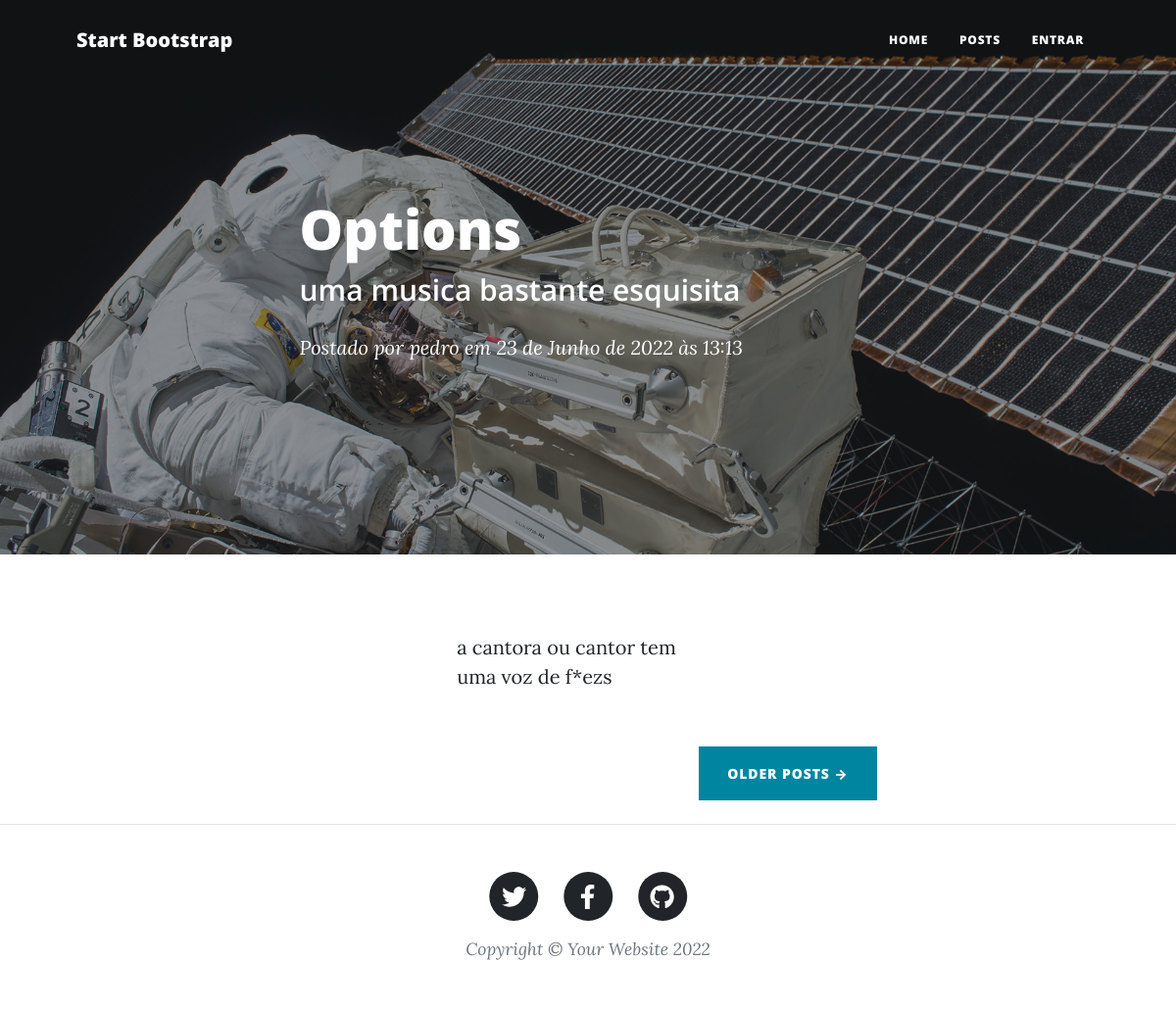
Screenshot of /post-by-pedro-options with the database file from the repository.
### app/models.py (models this page shows, shortened)
class Post(models.Model):
    STATUS      = (('disponível', 'Disponível'), ('indisponível', 'Indisponível'))
    titulo      = models.CharField(max_length=100)
    subtitulo   = models.CharField(max_length=100)
    slug        = models.SlugField(max_length=100)
    descricao   = models.TextField()
    autor       = models.ForeignKey(User, on_delete=models.CASCADE)
    publicacao  = models.DateTimeField(default=timezone.now)
    atualizacao = models.DateTimeField(auto_now_add=True)
    status      = models.CharField(max_length=12, choices=STATUS, default='indisponível')
    class Meta:
        ordering = ['publicacao']

### app/views.py (the view)
# urls.py: path('<slug:slug>', views.PostDetailView.as_view(), name='postDetail'),
class PostDetailView(DetailView):
    model = Post
    template_name = 'post/post-detail.html'
    context_object_name = 'post'

### app/templates/post/post-detail.html (shortened to what this page needs)
{% extends 'base.html' %}
{% load static %}
{% block header %}
    <header class="masthead" style="background-image: url({% static 'assets/img/post-bg.jpg' %})">
        <div class="container position-relative px-4 px-lg-5">
            <div class="row gx-4 gx-lg-5 justify-content-center">
                <div class="col-md-10 col-lg-8 col-xl-7">
                    <div class="post-heading">
                        <h1>{{post.titulo}}</h1>
                        <h2 class="subheading">{{post.subtitulo}}</h2>
                        <span class="meta">
                            Postado por
                            <a href="#!">{{post.autor}}</a>
                            em {{post.publicacao}}
                        </span>
                    </div>
                </div>
            </div>
        </div>
    </header>
{% endblock header %}
{% block content %}
    <article class="mb-4">
        <div class="container px-4 px-lg-5">
            <div class="row gx-4 gx-lg-5 justify-content-center">
                <div class="col-md-10 col-lg-8 col-xl-7">
                    <p>{{post.descricao}}</p>
                </div>
            </div>
        </div>
    </article>
{% endblock content %}

### rows the page displays
Post: titulo "Options", subtitulo "uma musica bastante esquisita", autor "pedro", publicacao "23 de Junho de 2022 às 13:13", descricao "a cantora ou cantor tem uma voz de f*ezs"
